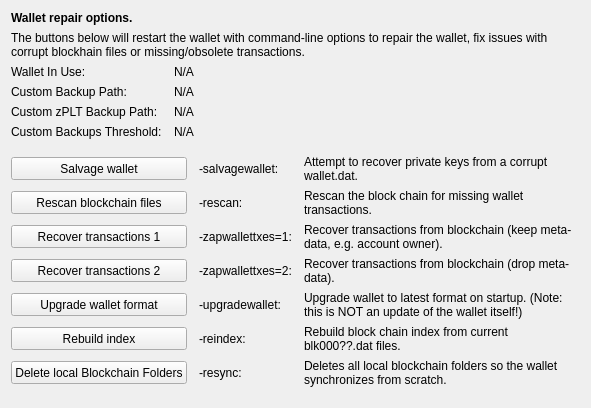
     <widget class="QWidget" name="tab_repair">
      <attribute name="title">
       <string>&amp;Wallet Repair</string>
      </attribute>
      <layout class="QGridLayout" name="gridLayout_4" columnstretch="0,0,0,0">
       <property name="horizontalSpacing">
        <number>12</number>
       </property>
       <item row="0" column="0" colspan="4">
        <widget class="QLabel" name="label_repair_header">
         <property name="font">
          <font>
           <weight>75</weight>
           <bold>true</bold>
          </font>
         </property>
         <property name="text">
          <string>Wallet repair options.</string>
         </property>
        </widget>
       </item>
       <item row="1" column="0" colspan="4">
        <widget class="QLabel" name="label_repair_helptext">
         <property name="font">
          <font>
           <weight>50</weight>
           <bold>false</bold>
          </font>
         </property>
         <property name="text">
          <string>The buttons below will restart the wallet with command-line options to repair the wallet, fix issues with corrupt blockhain files or missing/obsolete transactions.</string>
         </property>
         <property name="wordWrap">
          <bool>true</bool>
         </property>
        </widget>
       </item>
       <item row="2" column="0">
        <widget class="QLabel" name="wallet_path_label">
         <property name="text">
          <string>Wallet In Use:</string>
         </property>
        </widget>
       </item>
       <item row="2" column="1" colspan="3">
        <widget class="QLabel" name="wallet_path">
         <property name="cursor">
          <cursorShape>IBeamCursor</cursorShape>
         </property>
         <property name="text">
          <string>N/A</string>
         </property>
         <property name="textFormat">
          <enum>Qt::PlainText</enum>
         </property>
         <property name="textInteractionFlags">
          <set>Qt::LinksAccessibleByMouse|Qt::TextSelectableByKeyboard|Qt::TextSelectableByMouse</set>
         </property>
        </widget>
       </item>
       <item row="3" column="0">
        <widget class="QLabel" name="wallet_custombackuppath_label">
         <property name="visible">
          <bool>false</bool>
         </property>
         <property name="text">
          <string>Custom Backup Path:</string>
         </property>
        </widget>
       </item>
       <item row="3" column="1" colspan="3">
        <widget class="QLabel" name="wallet_custombackuppath">
         <property name="cursor">
          <cursorShape>IBeamCursor</cursorShape>
         </property>
         <property name="visible">
          <bool>false</bool>
         </property>
         <property name="text">
          <string>N/A</string>
         </property>
         <property name="textFormat">
          <enum>Qt::PlainText</enum>
         </property>
         <property name="textInteractionFlags">
          <set>Qt::LinksAccessibleByMouse|Qt::TextSelectableByKeyboard|Qt::TextSelectableByMouse</set>
         </property>
        </widget>
       </item>
       <item row="4" column="0">
        <widget class="QLabel" name="wallet_customzpltbackuppath_label">
         <property name="visible">
          <bool>false</bool>
         </property>
         <property name="text">
          <string>Custom zPLT Backup Path:</string>
         </property>
        </widget>
       </item>
       <item row="4" column="1" colspan="3">
        <widget class="QLabel" name="wallet_customzpltbackuppath">
         <property name="cursor">
          <cursorShape>IBeamCursor</cursorShape>
         </property>
         <property name="visible">
          <bool>false</bool>
         </property>
         <property name="text">
          <string>N/A</string>
         </property>
         <property name="textFormat">
          <enum>Qt::PlainText</enum>
         </property>
         <property name="textInteractionFlags">
          <set>Qt::LinksAccessibleByMouse|Qt::TextSelectableByKeyboard|Qt::TextSelectableByMouse</set>
         </property>
        </widget>
       </item>
       <item row="5" column="0">
        <widget class="QLabel" name="wallet_custombackupthreshold_label">
         <property name="visible">
          <bool>false</bool>
         </property>
         <property name="text">
          <string>Custom Backups Threshold:</string>
         </property>
        </widget>
       </item>
       <item row="5" column="1" colspan="3">
        <widget class="QLabel" name="wallet_custombackupthreshold">
         <property name="cursor">
          <cursorShape>IBeamCursor</cursorShape>
         </property>
         <property name="visible">
          <bool>false</bool>
         </property>
         <property name="text">
          <string>N/A</string>
         </property>
         <property name="textFormat">
          <enum>Qt::PlainText</enum>
         </property>
         <property name="textInteractionFlags">
          <set>Qt::LinksAccessibleByMouse|Qt::TextSelectableByKeyboard|Qt::TextSelectableByMouse</set>
         </property>
        </widget>
       </item>
       <item row="6" column="0">
        <spacer name="verticalSpacer_repair1">
         <property name="orientation">
          <enum>Qt::Vertical</enum>
         </property>
         <property name="sizeHint" stdset="0">
          <size>
           <width>10</width>
           <height>10</height>
          </size>
         </property>
        </spacer>
       </item>
       <item row="7" column="0" colspan="2">
        <widget class="QPushButton" name="btn_salvagewallet">
         <property name="minimumSize">
          <size>
           <width>100</width>
           <height>23</height>
          </size>
         </property>
         <property name="text">
          <string>Salvage wallet</string>
         </property>
        </widget>
       </item>
       <item row="7" column="2">
        <widget class="QLabel" name="label_repair_salvage_command">
         <property name="text">
          <string notr="true">-salvagewallet:</string>
         </property>
        </widget>
       </item>
       <item row="7" column="3">
        <widget class="QLabel" name="label_repair_salvage">
         <property name="text">
          <string>Attempt to recover private keys from a corrupt wallet.dat.</string>
         </property>
         <property name="wordWrap">
          <bool>true</bool>
         </property>
        </widget>
       </item>
       <item row="8" column="0" colspan="2">
        <widget class="QPushButton" name="btn_rescan">
         <property name="minimumSize">
          <size>
           <width>100</width>
           <height>23</height>
          </size>
         </property>
         <property name="text">
          <string>Rescan blockchain files</string>
         </property>
        </widget>
       </item>
       <item row="8" column="2">
        <widget class="QLabel" name="label_repair_rescan_command">
         <property name="text">
          <string notr="true">-rescan:</string>
         </property>
        </widget>
       </item>
       <item row="8" column="3">
        <widget class="QLabel" name="label_repair_rescan">
         <property name="text">
          <string>Rescan the block chain for missing wallet transactions.</string>
         </property>
         <property name="wordWrap">
          <bool>true</bool>
         </property>
        </widget>
       </item>
       <item row="9" column="0" colspan="2">
        <widget class="QPushButton" name="btn_zapwallettxes1">
         <property name="minimumSize">
          <size>
           <width>100</width>
           <height>23</height>
          </size>
         </property>
         <property name="text">
          <string>Recover transactions 1</string>
         </property>
        </widget>
       </item>
       <item row="9" column="2">
        <widget class="QLabel" name="label_repair_zap1_command">
         <property name="text">
          <string notr="true">-zapwallettxes=1:</string>
         </property>
        </widget>
       </item>
       <item row="9" column="3">
        <widget class="QLabel" name="label_repair_zap1">
         <property name="text">
          <string>Recover transactions from blockchain (keep meta-data, e.g. account owner).</string>
         </property>
         <property name="wordWrap">
          <bool>true</bool>
         </property>
        </widget>
       </item>
       <item row="10" column="0" colspan="2">
        <widget class="QPushButton" name="btn_zapwallettxes2">
         <property name="minimumSize">
          <size>
           <width>100</width>
           <height>23</height>
          </size>
         </property>
         <property name="text">
          <string>Recover transactions 2</string>
         </property>
        </widget>
       </item>
       <item row="10" column="2">
        <widget class="QLabel" name="label_repair_zap2_command">
         <property name="text">
          <string notr="true">-zapwallettxes=2:</string>
         </property>
        </widget>
       </item>
       <item row="10" column="3">
        <widget class="QLabel" name="label_repair_zap2">
         <property name="text">
          <string>Recover transactions from blockchain (drop meta-data).</string>
         </property>
         <property name="wordWrap">
          <bool>true</bool>
         </property>
        </widget>
       </item>
       <item row="11" column="0" colspan="2">
        <widget class="QPushButton" name="btn_upgradewallet">
         <property name="minimumSize">
          <size>
           <width>100</width>
           <height>23</height>
          </size>
         </property>
         <property name="text">
          <string>Upgrade wallet format</string>
         </property>
        </widget>
       </item>
       <item row="11" column="2">
        <widget class="QLabel" name="label_repair_upgrade_command">
         <property name="text">
          <string notr="true">-upgradewallet:</string>
         </property>
        </widget>
       </item>
       <item row="11" column="3">
        <widget class="QLabel" name="label_repair_upgrade">
         <property name="text">
          <string>Upgrade wallet to latest format on startup. (Note: this is NOT an update of the wallet itself!)</string>
         </property>
         <property name="wordWrap">
          <bool>true</bool>
         </property>
        </widget>
       </item>
       <item row="12" column="0" colspan="2">
        <widget class="QPushButton" name="btn_reindex">
         <property name="minimumSize">
          <size>
           <width>100</width>
           <height>23</height>
          </size>
         </property>
         <property name="text">
          <string>Rebuild index</string>
         </property>
        </widget>
       </item>
       <item row="12" column="2">
        <widget class="QLabel" name="label_repair_reindex_command">
         <property name="text">
          <string notr="true">-reindex:</string>
         </property>
        </widget>
       </item>
       <item row="12" column="3">
        <widget class="QLabel" name="label_repair_reindex">
         <property name="text">
          <string>Rebuild block chain index from current blk000??.dat files.</string>
         </property>
         <property name="wordWrap">
          <bool>true</bool>
         </property>
        </widget>
       </item>
       <item row="13" column="0" colspan="2">
        <widget class="QPushButton" name="btn_resync">
         <property name="minimumSize">
          <size>
           <width>100</width>
           <height>23</height>
          </size>
         </property>
         <property name="text">
          <string>Delete local Blockchain Folders</string>
         </property>
        </widget>
       </item>
       <item row="13" column="2">
        <widget class="QLabel" name="label_repair_resync_command">
         <property name="text">
          <string>-resync:</string>
         </property>
        </widget>
       </item>
       <item row="13" column="3">
        <widget class="QLabel" name="label_repair_resync">
         <property name="text">
          <string>Deletes all local blockchain folders so the wallet synchronizes from scratch.</string>
         </property>
         <property name="wordWrap">
          <bool>true</bool>
         </property>
        </widget>
       </item>
       <item row="14" column="0">
        <spacer name="verticalSpacer_repair2">
         <property name="orientation">
          <enum>Qt::Vertical</enum>
         </property>
         <property name="sizeHint" stdset="0">
          <size>
           <width>20</width>
           <height>10</height>
          </size>
         </property>
        </spacer>
       </item>
      </layout>
     </widget>
